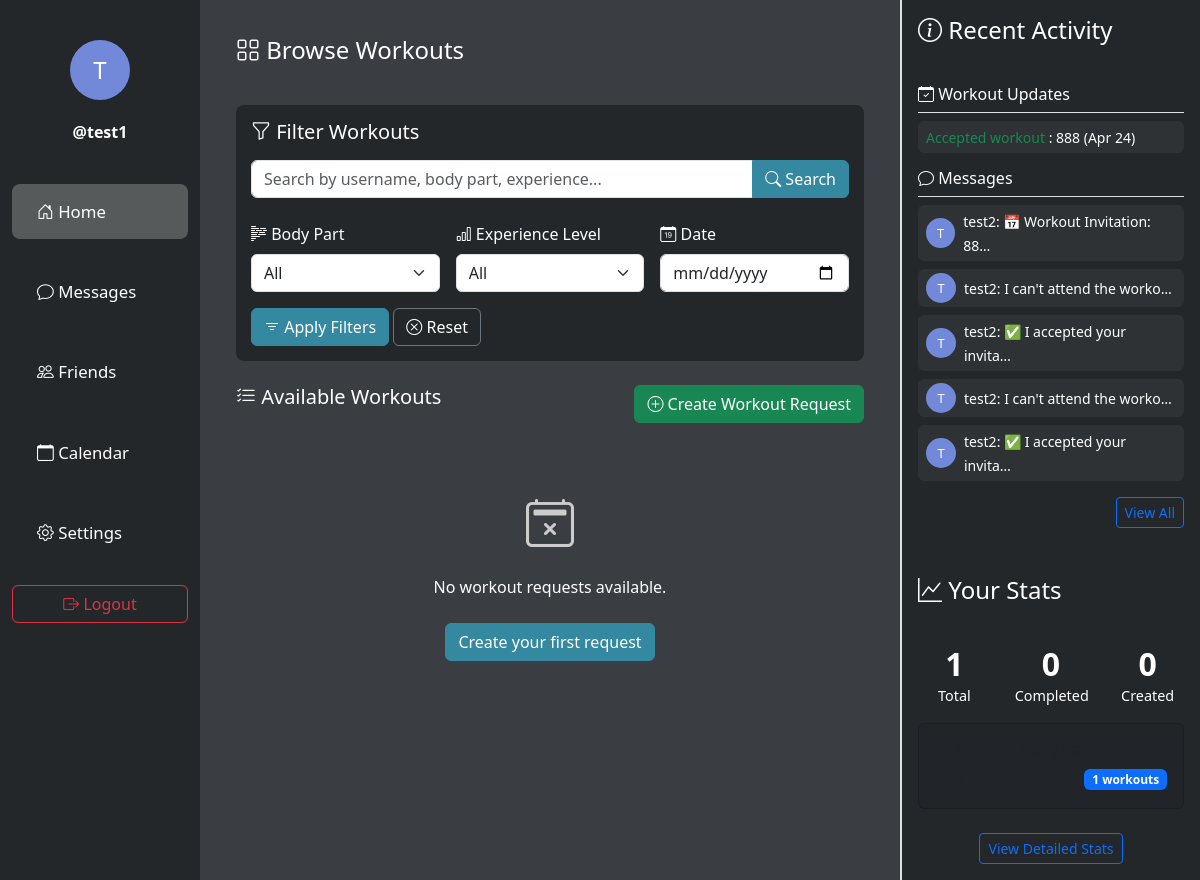
Page / (signed in) on the earlier database version.
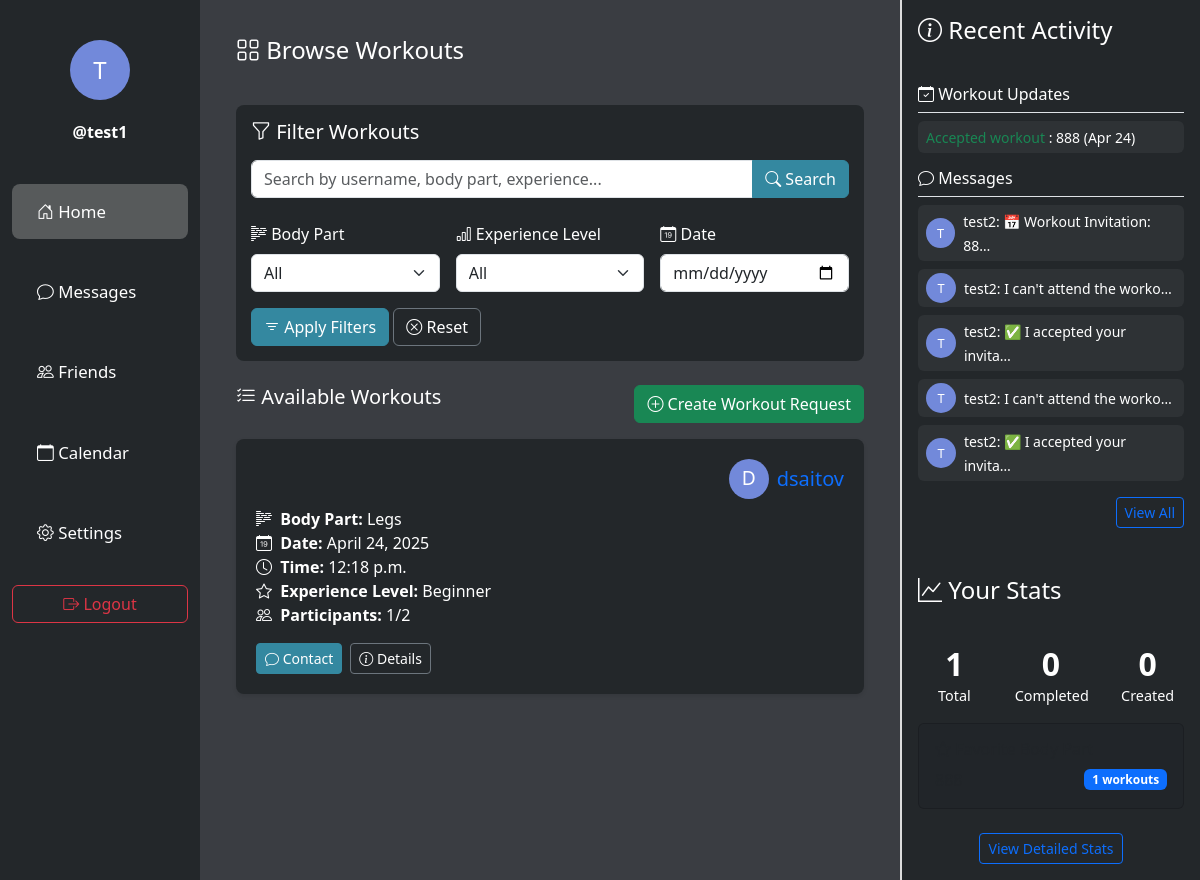
Same page on the later database version.
### main/models.py (models this page shows, shortened)
class WorkoutInvitation(models.Model):
    STATUS_CHOICES = [
        ('pending', 'Pending'),
        ('accepted', 'Accepted'),
        ('declined', 'Declined'),
        ('cancelled', 'Cancelled'),
        ('completed', 'Completed'),
        ('missed', 'Missed'),
    ]
    workout_request = models.ForeignKey(WorkoutRequest, on_delete=models.CASCADE, related_name='workout_invitations')
    sender = models.ForeignKey(settings.AUTH_USER_MODEL, related_name='sent_workout_invitations', on_delete=models.CASCADE)
    receiver = models.ForeignKey(settings.AUTH_USER_MODEL, related_name='received_workout_invitations', on_delete=models.CASCADE)
    message = models.ForeignKey(Message, on_delete=models.CASCADE, related_name='workout_invitation', null=True, blank=True)
    status = models.CharField(max_length=20, choices=STATUS_CHOICES, default='pending')
    created_at = models.DateTimeField(auto_now_add=True)
    updated_at = models.DateTimeField(auto_now=True)
    class Meta:
        ordering = ['-created_at']

class WorkoutRequest(models.Model):
    user = models.ForeignKey(settings.AUTH_USER_MODEL, on_delete=models.CASCADE, related_name="workout_requests")
    date = models.DateField()
    time = models.TimeField()
    body_part = models.CharField(max_length=100)
    experience_level = models.CharField(max_length=50, choices=[('Beginner', 'Beginner'), ('Intermediate', 'Intermediate'), ('Advanced', 'Advanced')])
    max_participants = models.PositiveIntegerField(default=2, validators=[MinValueValidator(2)])
    current_participants = models.IntegerField(default=1)
    is_full = models.BooleanField(default=False)
    is_past = models.BooleanField(default=False)
    created_at = models.DateTimeField(auto_now_add=True)
    updating_participants = models.BooleanField(default=False)

class Message(models.Model):
    sender = models.ForeignKey(settings.AUTH_USER_MODEL, related_name='sent_messages', on_delete=models.CASCADE)
    receiver = models.ForeignKey(settings.AUTH_USER_MODEL, related_name='received_messages', on_delete=models.CASCADE)
    content = models.TextField()
    created_at = models.DateTimeField(auto_now_add=True)
    is_read = models.BooleanField(default=False)
    class Meta:
        ordering = ['-created_at']

class User(AbstractUser):
    name = models.CharField(max_length=200, null=True)
    email = models.EmailField(unique=True, null=True)
    bio = models.TextField(null=True)
    avatar = models.ImageField(null=True, default="avatar.svg")
    profile_picture = models.ImageField(upload_to='profile_images/', null=True, blank=True)
    groups = models.ManyToManyField(
        'auth.Group',
        related_name='main_user_set',
        blank=True,
        help_text='The groups this user belongs to.',
        verbose_name='groups',
    )
    user_permissions = models.ManyToManyField(
        'auth.Permission',
        related_name='main_user_set',
        blank=True,
        help_text='Specific permissions for this user.',
        verbose_name='user permissions',
    )
    USERNAME_FIELD = 'email'
    REQUIRED_FIELDS = ['username']  # Username is required for AbstractUser
    class Meta:
        app_label = 'main'
        db_table = 'main_user'

### main/views.py (the view)
# urls.py: path('', views.index, name='index'),
def index(request):
    if request.user.is_authenticated:
        workout_requests = WorkoutRequest.objects.filter(date__gte=timezone.now().date(), is_past=False, is_full=False).order_by('date', 'time')
        created_workouts = WorkoutRequest.objects.filter(user=request.user).count()
        participated_workouts = WorkoutInvitation.objects.filter(receiver=request.user, status__in=['accepted', 'completed']).count()
        total_workouts = created_workouts + participated_workouts
        completed_workouts = WorkoutInvitation.objects.filter(receiver=request.user, status='completed').count()
        completed_workouts += WorkoutRequest.objects.filter(user=request.user, is_past=True).count()
        recent_messages = Message.objects.filter(receiver=request.user).order_by('-created_at')[:5]
        recent_invitations = WorkoutInvitation.objects.filter(receiver=request.user).order_by('-created_at')[:5]
        friend_requests = FriendRequest.objects.filter(to_user=request.user)
        body_part_count = {}
        user_workouts = WorkoutRequest.objects.filter(user=request.user)
        user_invitations = WorkoutInvitation.objects.filter(receiver=request.user, status__in=['accepted', 'completed'])
        for workout in user_workouts:
            body_part = workout.body_part
            if body_part in body_part_count:
                body_part_count[body_part] += 1
            else:
                body_part_count[body_part] = 1
        for invite in user_invitations:
            body_part = invite.workout_request.body_part
            if body_part in body_part_count:
                body_part_count[body_part] += 1
            else:
                body_part_count[body_part] = 1
        favorite_body_part = None
        if body_part_count:
            favorite_body_part = max(body_part_count.items(), key=lambda x: x[1])
        context = {
            'workout_requests': workout_requests,
            'total_workouts': total_workouts,
            'created_workouts': created_workouts,
            'completed_workouts': completed_workouts,
            'favorite_body_part': favorite_body_part,
            'recent_messages': recent_messages,
            'recent_invitations': recent_invitations,
            'friend_requests': friend_requests,
        }
    else:
        workout_requests = WorkoutRequest.objects.filter(date__gte=timezone.now().date(), is_past=False, is_full=False).order_by('date', 'time')
        context = {
            'workout_requests': workout_requests,
        }
    return render(request, 'index.html', context)

### templates/index.html (shortened to what the changed rows need)
<!DOCTYPE html>
<html lang="en">
<head>
    <link href="https://cdn.jsdelivr.net/npm/bootstrap@5.3.0/dist/css/bootstrap.min.css" rel="stylesheet">
    <link rel="stylesheet" href="https://cdn.jsdelivr.net/npm/bootstrap-icons@1.10.0/font/bootstrap-icons.css">
</head>
<body>
    <div class="container-fluid">
        <div class="row">
            <div class="col-7 center-column">
                <div class="p-3">
                    {% for request in workout_requests %}
                        <div class="workout-card">
                            <div class="d-flex align-items-center mb-2">
                                {% if request.user.profile_picture %}
                                    <img src="{{ request.user.profile_picture.url }}" alt="{{ request.user.username }}" class="rounded-circle me-2" style="width: 40px; height: 40px; object-fit: cover;">
                                {% else %}
                                    <div class="profile-circle me-2" style="width: 40px; height: 40px; font-size: 1.2rem;">
                                        {{ request.user.username.0|upper }}
                                    </div>
                                {% endif %}
                                <h5 class="mb-0">
                                    <a href="{% url 'profile' username=request.user.username %}" class="text-decoration-none">
                                        {{ request.user.username }}
                                    </a>
                                </h5>
                            </div>
                            <p class="mb-1">
                                <i class="bi bi-body-text me-1"></i> <strong>Body Part:</strong> {{ request.body_part }}<br>
                                <i class="bi bi-calendar-date me-1"></i> <strong>Date:</strong> {{ request.date }}<br>
                                <i class="bi bi-clock me-1"></i> <strong>Time:</strong> {{ request.time }}<br>
                                <i class="bi bi-star me-1"></i> <strong>Experience Level:</strong> {{ request.experience_level }}<br>
                                <i class="bi bi-people me-1"></i> <strong>Participants:</strong> {{ request.current_participants }}/{{ request.max_participants }}
                            </p>
                            <div class="d-flex mt-3">
                                {% if request.user == user %}
                                    <a href="{% url 'edit_workout_request' workout_id=request.id %}" class="btn btn-sm btn-warning me-2">
                                        <i class="bi bi-pencil"></i> Edit
                                    </a>
                                    <a href="{% url 'delete_workout_request' workout_id=request.id %}" class="btn btn-sm btn-danger me-2">
                                        <i class="bi bi-trash"></i> Delete
                                    </a>
                                {% else %}
                                    <a href="{% url 'conversation' username=request.user.username %}" class="btn btn-sm btn-primary me-2">
                                        <i class="bi bi-chat"></i> Contact
                                    </a>
                                {% endif %}
                                <button class="btn btn-sm btn-outline-secondary">
                                    <i class="bi bi-info-circle"></i> Details
                                </button>
                            </div>
                        </div>
                    {% empty %}
                        <div class="text-center py-5">
                            <i class="bi bi-calendar2-x" style="font-size: 3rem; color: #ccc;"></i>
                            <p class="mt-3">No workout requests available.</p>
                            <a href="{% url 'create_workout_request' %}" class="btn btn-primary mt-2">Create your first request</a>
                        </div>
                    {% endfor %}
                </div>
            </div>
            <div class="col-3 right-column">
                <div class="right-top">
                    <div class="p-3">
                        {% if user.is_authenticated %}
                            {% if recent_messages or recent_invitations or friend_requests %}
                                {% if recent_invitations %}
                                    <div class="mb-3">
                                        {% for invite in recent_invitations %}
                                            <div class="d-flex align-items-center mb-2 px-2 py-1 rounded" style="background-color: rgba(255,255,255,0.05);">
                                                <div class="flex-grow-1">
                                                    <small>
                                                        {% if invite.status == 'pending' %}
                                                            <span class="text-info">New invitation</span>
                                                        {% elif invite.status == 'accepted' %}
                                                            <span class="text-success">Accepted workout</span>
                                                        {% elif invite.status == 'declined' %}
                                                            <span class="text-danger">Declined workout</span>
                                                        {% elif invite.status == 'cancelled' %}
                                                            <span class="text-warning">Cancelled workout</span>
                                                        {% endif %}
                                                        : {{ invite.workout_request.body_part }} ({{ invite.workout_request.date|date:"M d" }})
                                                    </small>
                                                </div>
                                            </div>
                                        {% endfor %}
                                    </div>
                                {% endif %}
                                {% if recent_messages %}
                                    <div class="mb-3">
                                        {% for message in recent_messages %}
                                            <div class="d-flex align-items-center mb-2 px-2 py-1 rounded" style="background-color: rgba(255,255,255,0.05);">
                                                {% if message.sender.profile_picture %}
                                                    <img src="{{ message.sender.profile_picture.url }}" class="rounded-circle me-2" style="width: 30px; height: 30px; object-fit: cover;">
                                                {% else %}
                                                    <div class="profile-circle me-2" style="width: 30px; height: 30px; font-size: 0.8rem;">
                                                        {{ message.sender.username.0|upper }}
                                                    </div>
                                                {% endif %}
                                                <div class="flex-grow-1">
                                                    <small>{{ message.sender.username }}: {{ message.content|truncatechars:25 }}</small>
                                                </div>
                                            </div>
                                        {% endfor %}
                                    </div>
                                {% endif %}
                            {% else %}
                                <p class="text-muted small">No recent activity to display.</p>
                            {% endif %}
                        {% else %}
                            <p class="text-muted small">Sign in to see your recent activity.</p>
                        {% endif %}
                    </div>
                </div>
                <div class="right-bottom">
                    <div class="p-3">
                        {% if user.is_authenticated %}
                            {% if total_workouts > 0 %}
                                <div class="row mb-3">
                                    <div class="col-4 text-center">
                                        <h2 class="mb-0">{{ total_workouts }}</h2>
                                    </div>
                                    <div class="col-4 text-center">
                                        <h2 class="mb-0">{{ completed_workouts }}</h2>
                                    </div>
                                    <div class="col-4 text-center">
                                        <h2 class="mb-0">{{ created_workouts }}</h2>
                                    </div>
                                </div>
                            {% else %}
                                <div class="text-center py-3">
                                    <i class="bi bi-activity" style="font-size: 2rem; color: #666;"></i>
                                    <p class="mt-2 text-muted small">No workout data yet. Join or create workouts to see your stats!</p>
                                </div>
                            {% endif %}
                        {% else %}
                            <p class="text-muted small">Sign in to see your workout statistics.</p>
                        {% endif %}
                    </div>
                </div>
            </div>
        </div>
    </div>
</body>
</html>

Differences in the rows shown:
added WorkoutRequest: user.username.0 "D", user.username "dsaitov", body_part "Legs", date "April 24, 2025", time "12:18 p.m.", experience_level "Beginner", current_participants "1", max_participants "2", shows "Contact"
Other differences:
text no longer shown: "No workout requests available. Create your first request"
